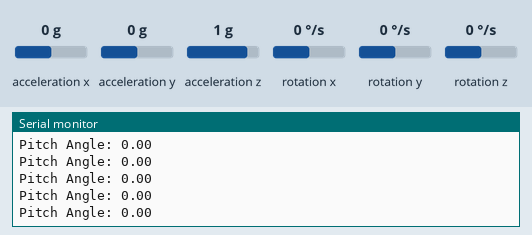
This sketch was run on a simulated Arduino Uno, built with avr-gcc and run on an emulated ATmega328P. Parts: the last lines printed to the serial monitor. The test bench sets the inputs (shaded band); at power-on: acceleration x 0 g, acceleration z 1 g, acceleration y 0 g, rotation x 0 °/s, rotation y 0 °/s, rotation z 0 °/s.

Above: at 1.2 s.
1.3 s: acceleration x set to -1.4 g
At 1.34 s:
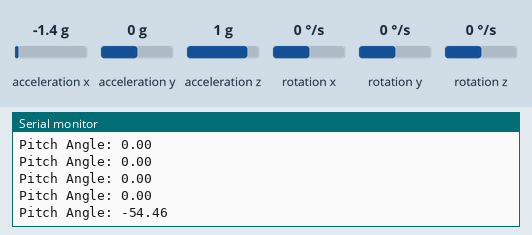
2.8 s: acceleration z set to -1.4 g
At 2.88 s:
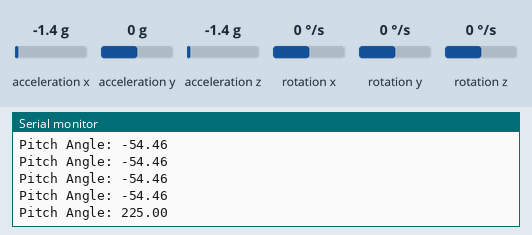
4.3 s: acceleration x set to -0.8 g
At 4.31 s:
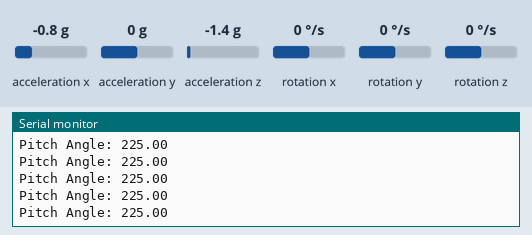
Timing chart, 0 to 7.3 s (numbered marks = the images above; inputs shaded):
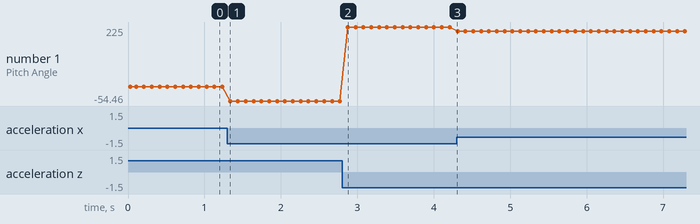

The sketch:

LCD_X_Z_angle.ino
```cpp
#include "Wire.h"
#include "I2Cdev.h"
#include "MPU6050.h"
#include "math.h"

MPU6050 mpu;
int16_t accX, accY, accZ;
float rollAngle, pitchAngle;

void setup() {
  Wire.begin();
  mpu.initialize();
  Serial.begin(9600);
  if (mpu.testConnection()) {
    Serial.println("MPU6050 connection successful");
  } else {
    Serial.println("MPU6050 connection failed");
  }
}

void loop() {
  mpu.getAcceleration(&accX, &accY, &accZ);

  // Pitch 각도 계산 (X축과 Z축을 사용)
  pitchAngle = atan2(accX, accZ) * RAD_TO_DEG;

  // 90도를 기준으로 각도 변환 (피치)
  float transformedPitchAngle = pitchAngle;
  if (transformedPitchAngle < -90) transformedPitchAngle += 360;
  if (transformedPitchAngle > 270) transformedPitchAngle -= 360;

  if (!isnan(transformedPitchAngle)) {
    Serial.print("Pitch Angle: ");
    Serial.println(transformedPitchAngle);
  } else {
    Serial.println("Invalid Angle");
  }

  delay(100); // 적절한 딜레이 추가
}
```

Measured:
- after the input at 1.3 s, the serial monitor: prints a new line at once (image 1)
- after the input at 2.8 s, the serial monitor: prints a new line after 0.07 s (image 2)
- plotted number 1: 0 → -54.46 after the input at 1.3 s, -54.46 → 225 after the input at 2.8 s, 225 → 209.75 after the input at 4.3 s
